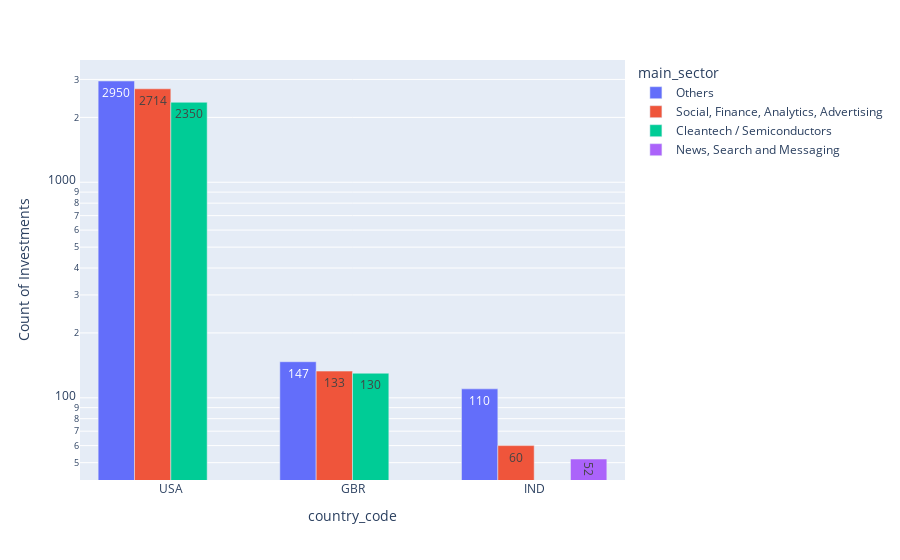

Notebook code cell kept with this figure:
### Code cell
px.bar(data_frame=data_final,x='country_code',y='raised_amount_usd',color='main_sector',barmode='group',labels={'raised_amount_usd':'Count of Investments'},text='raised_amount_usd',log_y=True)
# using log scale in y axis as there is huge difference between count of investments with USA and other countries

### Figure 1 — Plotly figure (JSON) as saved in the notebook; plotly's stock layout.template omitted (floating-point values rounded to 4 significant figures)
{"data": [{"alignmentgroup": "True", "hovertemplate": "main_sector=Others<br>country_code=%{x}<br>Count of Investments=%{text}<extra></extra>", "legendgroup": "Others", "marker": {"color": "#636efa"}, "name": "Others", "offsetgroup": "Others", "orientation": "v", "showlegend": true, "text": [2950, 147, 110], "textposition": "auto", "type": "bar", "x": ["USA", "GBR", "IND"], "xaxis": "x", "y": [2950, 147, 110], "yaxis": "y"}, {"alignmentgroup": "True", "hovertemplate": "main_sector=Social, Finance, Analytics, Advertising<br>country_code=%{x}<br>Count of Investments=%{text}<extra></extra>", "legendgroup": "Social, Finance, Analytics, Advertising", "marker": {"color": "#EF553B"}, "name": "Social, Finance, Analytics, Advertising", "offsetgroup": "Social, Finance, Analytics, Advertising", "orientation": "v", "showlegend": true, "text": [2714, 133, 60], "textposition": "auto", "type": "bar", "x": ["USA", "GBR", "IND"], "xaxis": "x", "y": [2714, 133, 60], "yaxis": "y"}, {"alignmentgroup": "True", "hovertemplate": "main_sector=Cleantech / Semiconductors<br>country_code=%{x}<br>Count of Investments=%{text}<extra></extra>", "legendgroup": "Cleantech / Semiconductors", "marker": {"color": "#00cc96"}, "name": "Cleantech / Semiconductors", "offsetgroup": "Cleantech / Semiconductors", "orientation": "v", "showlegend": true, "text": [2350, 130], "textposition": "auto", "type": "bar", "x": ["USA", "GBR"], "xaxis": "x", "y": [2350, 130], "yaxis": "y"}, {"alignmentgroup": "True", "hovertemplate": "main_sector=News, Search and Messaging<br>country_code=%{x}<br>Count of Investments=%{text}<extra></extra>", "legendgroup": "News, Search and Messaging", "marker": {"color": "#ab63fa"}, "name": "News, Search and Messaging", "offsetgroup": "News, Search and Messaging", "orientation": "v", "showlegend": true, "text": [52], "textposition": "auto", "type": "bar", "x": ["IND"], "xaxis": "x", "y": [52], "yaxis": "y"}], "layout": {"barmode": "group", "legend": {"title": {"text": "main_sector"}, "tracegroupgap": 0}, "margin": {"t": 60}, "xaxis": {"anchor": "y", "domain": [0, 1], "title": {"text": "country_code"}}, "yaxis": {"anchor": "x", "domain": [0, 1], "title": {"text": "Count of Investments"}, "type": "log"}}}
